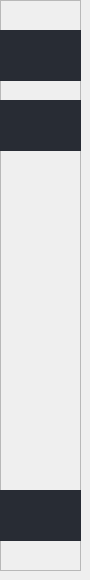
     <widget class="QWidget" name="page_9">
      <widget class="QFrame" name="frame_18">
       <property name="geometry">
        <rect>
         <x>0</x>
         <y>0</y>
         <width>81</width>
         <height>571</height>
        </rect>
       </property>
       <property name="frameShape">
        <enum>QFrame::StyledPanel</enum>
       </property>
       <property name="frameShadow">
        <enum>QFrame::Raised</enum>
       </property>
       <widget class="QPushButton" name="decaissement_pb">
        <property name="geometry">
         <rect>
          <x>0</x>
          <y>100</y>
          <width>93</width>
          <height>51</height>
         </rect>
        </property>
        <property name="styleSheet">
         <string notr="true">QPushButton {

	background-position: center;
	background-repeat: no-reperat;
	border: none;
	background-color: rgb(40, 44, 52);
}
QPushButton:hover {
	background-color: rgb(33, 37, 43);
}
QPushButton:pressed {	
	background-color: rgb(85, 170, 255);
}</string>
        </property>
        <property name="text">
         <string/>
        </property>
       </widget>
       <widget class="QPushButton" name="encaissement_pb_2">
        <property name="geometry">
         <rect>
          <x>0</x>
          <y>30</y>
          <width>93</width>
          <height>51</height>
         </rect>
        </property>
        <property name="styleSheet">
         <string notr="true">QPushButton {
	
	background-position: center;
	background-repeat: no-reperat;
	border: none;
	background-color: rgb(40, 44, 52);
}
QPushButton:hover {
	background-color: rgb(33, 37, 43);
}
QPushButton:pressed {	
	background-color: rgb(85, 170, 255);
}</string>
        </property>
        <property name="text">
         <string/>
        </property>
       </widget>
       <widget class="QPushButton" name="retour_menu">
        <property name="geometry">
         <rect>
          <x>0</x>
          <y>490</y>
          <width>93</width>
          <height>51</height>
         </rect>
        </property>
        <property name="styleSheet">
         <string notr="true">QPushButton {
	
	background-position: center;
	background-repeat: no-reperat;
	border: none;
	background-color: rgb(40, 44, 52);
}
QPushButton:hover {
	background-color: rgb(33, 37, 43);
}
QPushButton:pressed {	
	background-color: rgb(85, 170, 255);
}</string>
        </property>
        <property name="text">
         <string/>
        </property>
       </widget>
      </widget>
     </widget>
